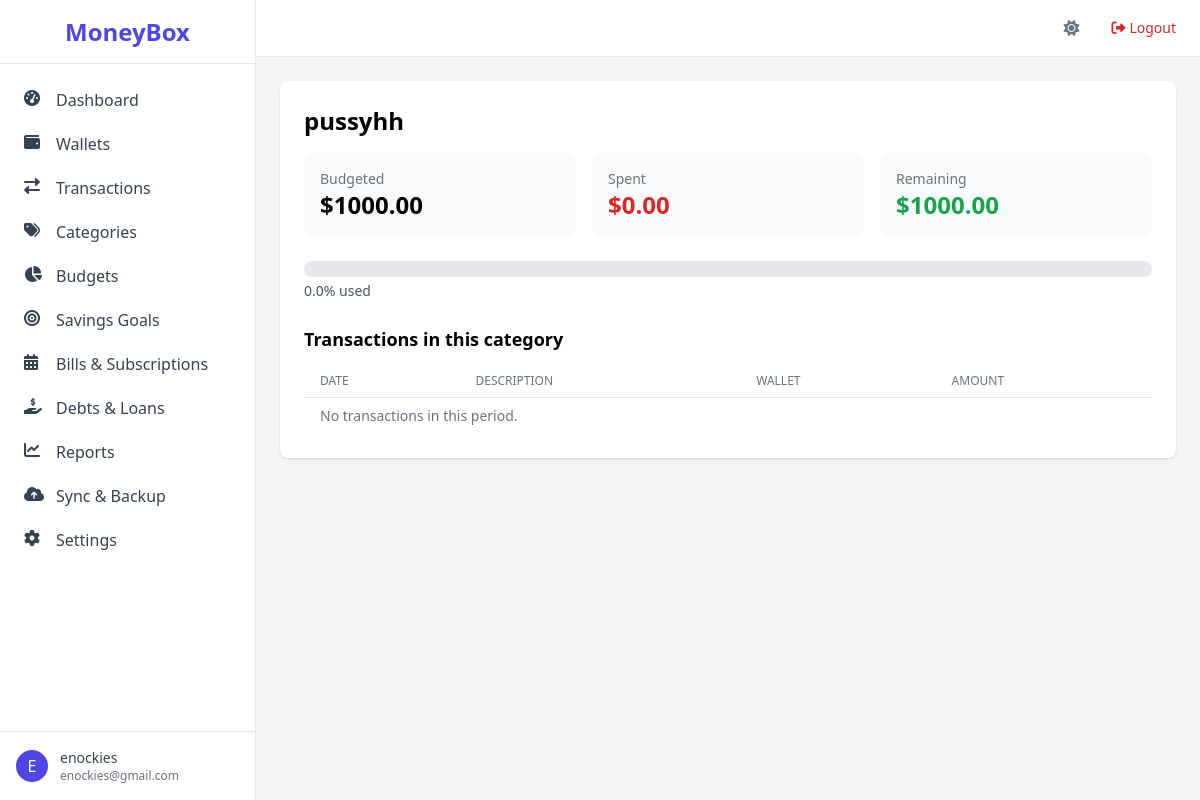
Screenshot of /budgets/1/details (signed in) with the database file from the repository.
### app/models.py (models this page shows, shortened)
class User(UserMixin, db.Model):
    id = db.Column(db.Integer, primary_key=True)
    username = db.Column(db.String(64), unique=True, nullable=False)
    email = db.Column(db.String(120), unique=True, nullable=False)
    password_hash = db.Column(db.String(128))
    created_at = db.Column(db.DateTime, default=datetime.utcnow)
    is_active = db.Column(db.Boolean, default=True)
    email_verified = db.Column(db.Boolean, default=False)
    email_verification_token = db.Column(db.String(100))
    two_factor_enabled = db.Column(db.Boolean, default=False)
    two_factor_secret = db.Column(db.String(32))
    passcode = db.Column(db.String(128))
    biometric_enabled = db.Column(db.Boolean, default=False)
    is_admin = db.Column(db.Boolean, default=False)
    biometric_enabled = db.Column(db.Boolean, default=False)
    is_admin = db.Column(db.Boolean, default=False)
    health_score = db.Column(db.Integer, default=0)
    health_score_updated_at = db.Column(db.DateTime)
    preferences = db.relationship('UserPreference', uselist=False, backref='user', cascade='all, delete-orphan')
    devices = db.relationship('UserDevice', backref='user', lazy='dynamic', cascade='all, delete-orphan')
    wallets = db.relationship('Wallet', backref='user', lazy='dynamic', cascade='all, delete-orphan')
    categories = db.relationship('Category', backref='user', lazy='dynamic', cascade='all, delete-orphan')
    transactions = db.relationship('Transaction', backref='user', lazy='dynamic', cascade='all, delete-orphan')
    budgets = db.relationship('Budget', backref='user', lazy='dynamic', cascade='all, delete-orphan')
    savings_goals = db.relationship('SavingsGoal', backref='user', lazy='dynamic', cascade='all, delete-orphan')
    bills = db.relationship('Bill', backref='user', lazy='dynamic', cascade='all, delete-orphan')
    debts = db.relationship('Debt', backref='user', lazy='dynamic', cascade='all, delete-orphan')
    loans = db.relationship('Loan', backref='user', lazy='dynamic', cascade='all, delete-orphan')
    recurring_transactions = db.relationship('RecurringTransaction', backref='user', lazy='dynamic', cascade='all, delete-orphan')
    shared_wallets = db.relationship('SharedWallet', foreign_keys='SharedWallet.user_id', backref='owner_user', lazy='dynamic')
    shared_with_me = db.relationship('SharedWallet', foreign_keys='SharedWallet.shared_with_user_id', backref='shared_user', lazy='dynamic')
    backup_tokens = db.relationship('BackupToken', backref='user', lazy='dynamic', cascade='all, delete-orphan')
    login_history = db.relationship('LoginHistory', backref='user', lazy='dynamic', cascade='all, delete-orphan')

class Budget(db.Model):
    id = db.Column(db.Integer, primary_key=True)
    name = db.Column(db.String(100), nullable=False)
    amount = db.Column(db.Numeric(12,2), nullable=False)
    period = db.Column(db.String(10))
    start_date = db.Column(db.Date, nullable=False)
    end_date = db.Column(db.Date)
    category_id = db.Column(db.Integer, db.ForeignKey('category.id'), nullable=False)
    user_id = db.Column(db.Integer, db.ForeignKey('user.id'), nullable=False)
    is_active = db.Column(db.Boolean, default=True)
    created_at = db.Column(db.DateTime, default=datetime.utcnow)
    rollover = db.Column(db.Boolean, default=False)
    alert_threshold = db.Column(db.Integer, default=80)
    last_alert_sent = db.Column(db.DateTime)

### app/routes/budgets.py (the view)
@bp.route('/<int:budget_id>/details')
@login_required
def budget_details(budget_id):
    budget = Budget.query.get_or_404(budget_id)
    if budget.user_id != current_user.id:
        abort(403)
    transactions = Transaction.query.filter(
        Transaction.user_id == current_user.id,
        Transaction.category_id == budget.category_id,
        Transaction.type == 'expense',
        Transaction.date >= budget.start_date,
        Transaction.date <= (budget.end_date or datetime.now().date())
    ).order_by(Transaction.date.desc()).all()
    spent = sum(t.amount for t in transactions)
    remaining = budget.amount - spent
    progress = (spent / budget.amount * 100) if budget.amount else 0
    return render_template('budgets/details.html', budget=budget, transactions=transactions, spent=spent, remaining=remaining, progress=progress)

### app/models.py (called while the page is built)
@login_manager.user_loader
def load_user(user_id):
    return User.query.get(int(user_id))

### app/templates/budgets/details.html (shortened to what this page needs)
{% extends "base.html" %}
{% block content %}
<div class="bg-white rounded-lg shadow p-6">
    <h2 class="text-2xl font-semibold mb-4">{{ budget.name }}</h2>
    <div class="grid md:grid-cols-3 gap-4 mb-6">
        <div class="bg-gray-50 p-4 rounded-lg">
            <p class="text-sm text-gray-500">Budgeted</p>
            <p class="text-2xl font-bold">${{ "%.2f"|format(budget.amount) }}</p>
        </div>
        <div class="bg-gray-50 p-4 rounded-lg">
            <p class="text-sm text-gray-500">Spent</p>
            <p class="text-2xl font-bold text-red-600">${{ "%.2f"|format(spent) }}</p>
        </div>
        <div class="bg-gray-50 p-4 rounded-lg">
            <p class="text-sm text-gray-500">Remaining</p>
            <p class="text-2xl font-bold {% if remaining >= 0 %}text-green-600{% else %}text-red-600{% endif %}">${{ "%.2f"|format(remaining) }}</p>
        </div>
    </div>
    <div class="mb-6">
        <div class="w-full bg-gray-200 rounded-full h-4">
        </div>
        <p class="text-sm text-gray-600 mt-1">{{ "%.1f"|format(progress) }}% used</p>
    </div>
    <h3 class="font-semibold text-lg mb-3">Transactions in this category</h3>
    <div class="overflow-x-auto">
        <table class="min-w-full divide-y divide-gray-200">
            <thead>
                <tr>
                    <th class="px-4 py-2 text-left text-xs font-medium text-gray-500 uppercase">Date</th>
                    <th class="px-4 py-2 text-left text-xs font-medium text-gray-500 uppercase">Description</th>
                    <th class="px-4 py-2 text-left text-xs font-medium text-gray-500 uppercase">Wallet</th>
                    <th class="px-4 py-2 text-left text-xs font-medium text-gray-500 uppercase">Amount</th>
                </tr>
            </thead>
            <tbody>
                {% for t in transactions %}
                <tr>
                    <td class="px-4 py-2 text-sm">{{ t.date.strftime('%Y-%m-%d') }}</td>
                    <td class="px-4 py-2 text-sm">{{ t.description or '-' }}</td>
                    <td class="px-4 py-2 text-sm">{{ t.wallet.name }}</td>
                    <td class="px-4 py-2 text-sm text-red-600">${{ "%.2f"|format(t.amount) }}</td>
                </tr>
                {% else %}
                <tr><td colspan="4" class="px-4 py-2 text-sm text-gray-500">No transactions in this period.</td></tr>
                {% endfor %}
            </tbody>
        </table>
    </div>
</div>
{% endblock %}

### app/templates/base.html (shortened to what this page needs)
<!DOCTYPE html>
<html lang="en">
<head>
    <script src="https://cdn.tailwindcss.com"></script>
    <link rel="stylesheet" href="https://cdnjs.cloudflare.com/ajax/libs/font-awesome/6.0.0-beta3/css/all.min.css">
</head>
<body class="bg-gray-100 font-sans antialiased" x-data="{ sidebarOpen: false }">
    <div class="flex h-screen bg-gray-100">
        <aside class="hidden md:flex md:flex-shrink-0">
            <div class="flex flex-col w-64 bg-white border-r border-gray-200">
                <div class="flex items-center justify-center h-16 border-b border-gray-200">
                    <span class="text-2xl font-bold text-indigo-600">MoneyBox</span>
                </div>
                <nav class="flex-1 overflow-y-auto py-4">
                    <ul class="space-y-1">
                        <li>
                            <a href="{{ url_for('main.dashboard') }}" class="flex items-center px-4 py-2 text-gray-700 hover:bg-indigo-50 hover:text-indigo-600 rounded-lg mx-2">
                                <i class="fas fa-tachometer-alt w-5 h-5 mr-3"></i>Dashboard
                            </a>
                        </li>
                        <li>
                            <a href="{{ url_for('wallets.list_wallets') }}" class="flex items-center px-4 py-2 text-gray-700 hover:bg-indigo-50 hover:text-indigo-600 rounded-lg mx-2">
                                <i class="fas fa-wallet w-5 h-5 mr-3"></i>Wallets
                            </a>
                        </li>
                        <li>
                            <a href="{{ url_for('transactions.list_transactions') }}" class="flex items-center px-4 py-2 text-gray-700 hover:bg-indigo-50 hover:text-indigo-600 rounded-lg mx-2">
                                <i class="fas fa-exchange-alt w-5 h-5 mr-3"></i>Transactions
                            </a>
                        </li>
                        <li>
                            <a href="{{ url_for('categories.list_categories') }}" class="flex items-center px-4 py-2 text-gray-700 hover:bg-indigo-50 hover:text-indigo-600 rounded-lg mx-2">
                                <i class="fas fa-tags w-5 h-5 mr-3"></i>Categories
                            </a>
                        </li>
                        <li>
                            <a href="{{ url_for('budgets.list_budgets') }}" class="flex items-center px-4 py-2 text-gray-700 hover:bg-indigo-50 hover:text-indigo-600 rounded-lg mx-2">
                                <i class="fas fa-chart-pie w-5 h-5 mr-3"></i>Budgets
                            </a>
                        </li>
                        <li>
                            <a href="{{ url_for('savings.list_goals') }}" class="flex items-center px-4 py-2 text-gray-700 hover:bg-indigo-50 hover:text-indigo-600 rounded-lg mx-2">
                                <i class="fas fa-bullseye w-5 h-5 mr-3"></i>Savings Goals
                            </a>
                        </li>
                        <li>
                            <a href="{{ url_for('bills.list_bills') }}" class="flex items-center px-4 py-2 text-gray-700 hover:bg-indigo-50 hover:text-indigo-600 rounded-lg mx-2">
                                <i class="fas fa-calendar-alt w-5 h-5 mr-3"></i>Bills & Subscriptions
                            </a>
                        </li>
                        <li>
                            <a href="{{ url_for('debts.list_debts') }}" class="flex items-center px-4 py-2 text-gray-700 hover:bg-indigo-50 hover:text-indigo-600 rounded-lg mx-2">
                                <i class="fas fa-hand-holding-usd w-5 h-5 mr-3"></i>Debts & Loans
                            </a>
                        </li>
                        <li>
                            <a href="{{ url_for('reports.reports') }}" class="flex items-center px-4 py-2 text-gray-700 hover:bg-indigo-50 hover:text-indigo-600 rounded-lg mx-2">
                                <i class="fas fa-chart-line w-5 h-5 mr-3"></i>Reports
                            </a>
                        </li>
                        <li>
                            <a href="{{ url_for('sync.sync_dashboard') }}" class="flex items-center px-4 py-2 text-gray-700 hover:bg-indigo-50 hover:text-indigo-600 rounded-lg mx-2">
                                <i class="fas fa-cloud-upload-alt w-5 h-5 mr-3"></i>Sync & Backup
                            </a>
                        </li>
                        <li>
                            <a href="{{ url_for('settings.profile') }}" class="flex items-center px-4 py-2 text-gray-700 hover:bg-indigo-50 hover:text-indigo-600 rounded-lg mx-2">
                                <i class="fas fa-cog w-5 h-5 mr-3"></i>Settings
                            </a>
                        </li>
                    </ul>
                </nav>
                <div class="border-t border-gray-200 p-4">
                    <div class="flex items-center">
                        <div class="flex-shrink-0">
                            <span class="inline-block h-8 w-8 rounded-full bg-indigo-600 text-white flex items-center justify-center">{{ current_user.username[0]|upper }}</span>
                        </div>
                        <div class="ml-3">
                            <p class="text-sm font-medium text-gray-700">{{ current_user.username }}</p>
                            <p class="text-xs text-gray-500">{{ current_user.email }}</p>
                        </div>
                    </div>
                </div>
            </div>
        </aside>
        <div class="flex-1 flex flex-col overflow-hidden">
            <header class="bg-white border-b border-gray-200 py-4 px-6 flex items-center justify-between">
                <div class="flex-1 flex justify-end items-center space-x-4">
                    <button id="theme-toggle" class="text-gray-500 focus:outline-none">
                        <i class="fas fa-sun" id="theme-icon"></i>
                    </button>
                    <a href="{{ url_for('auth.logout') }}" class="text-sm text-red-600 hover:text-red-800"><i class="fas fa-sign-out-alt mr-1"></i>Logout</a>
                </div>
            </header>
            <main class="flex-1 overflow-y-auto p-6">
                {% block content %}{% endblock %}
            </main>
        </div>
    </div>
</body>
</html>

### rows the page displays
User: username "E", username "enockies", email "enockies@gmail.com"
Budget: name "pussyhh", amount "1000.00"

### other values shown
{{ "%.2f"|format(spent) }} "0.00"
{{ "%.2f"|format(remaining) }} "1000.00"
{{ "%.1f"|format(progress) }} "0.0"
